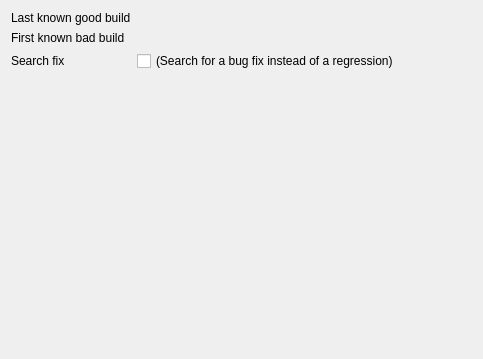
<?xml version="1.0" encoding="UTF-8"?>
<ui version="4.0">
 <class>RangeSelectionPage</class>
 <widget class="QWidget" name="RangeSelectionPage">
  <property name="geometry">
   <rect>
    <x>0</x>
    <y>0</y>
    <width>483</width>
    <height>359</height>
   </rect>
  </property>
  <property name="windowTitle">
   <string>Form</string>
  </property>
  <layout class="QHBoxLayout" name="horizontalLayout">
   <item>
    <layout class="QFormLayout" name="formLayout">
     <property name="fieldGrowthPolicy">
      <enum>QFormLayout::AllNonFixedFieldsGrow</enum>
     </property>
     <item row="0" column="0">
      <widget class="QLabel" name="label">
       <property name="text">
        <string>Last known good build</string>
       </property>
      </widget>
     </item>
     <item row="0" column="1">
      <widget class="RangeSelection" name="start" native="true"/>
     </item>
     <item row="1" column="0">
      <widget class="QLabel" name="label_2">
       <property name="text">
        <string>First known bad build</string>
       </property>
      </widget>
     </item>
     <item row="1" column="1">
      <widget class="RangeSelection" name="end" native="true"/>
     </item>
     <item row="2" column="0">
      <widget class="QLabel" name="label_4">
       <property name="toolTip">
        <string>Search a fix instead of a regression</string>
       </property>
       <property name="text">
        <string>Search fix</string>
       </property>
      </widget>
     </item>
     <item row="2" column="1">
      <widget class="QCheckBox" name="find_fix">
       <property name="text">
        <string>(Search for a bug fix instead of a regression)</string>
       </property>
      </widget>
     </item>
    </layout>
   </item>
  </layout>
 </widget>
 <customwidgets>
  <customwidget>
   <class>RangeSelection</class>
   <extends>QWidget</extends>
   <header>mozregui.utils</header>
   <container>1</container>
  </customwidget>
 </customwidgets>
 <resources/>
 <connections/>
</ui>
